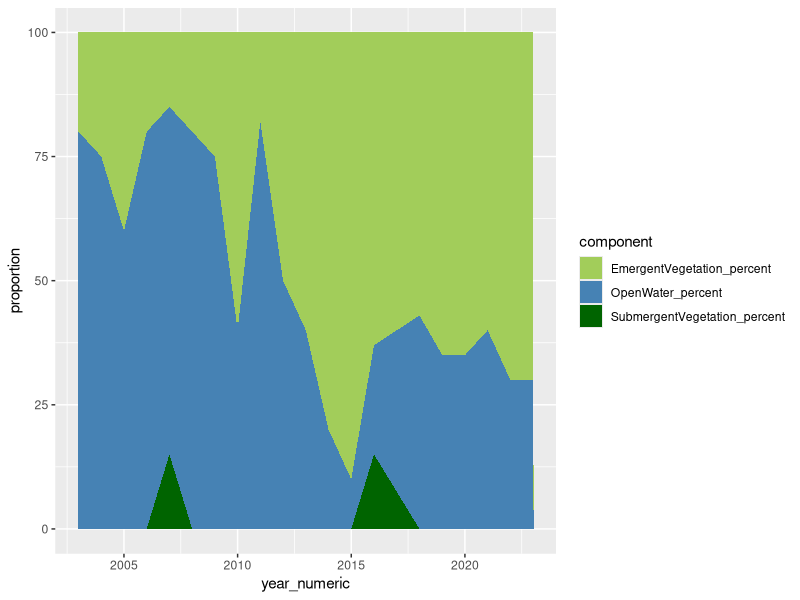
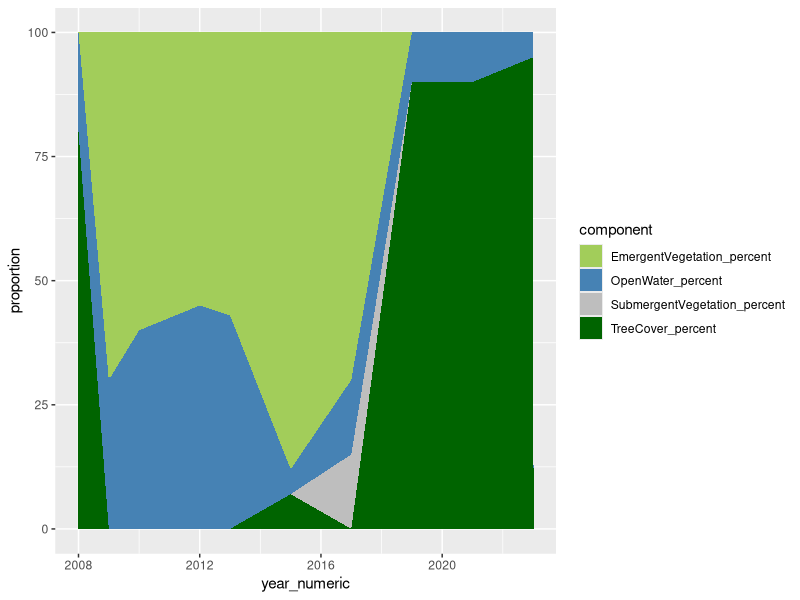
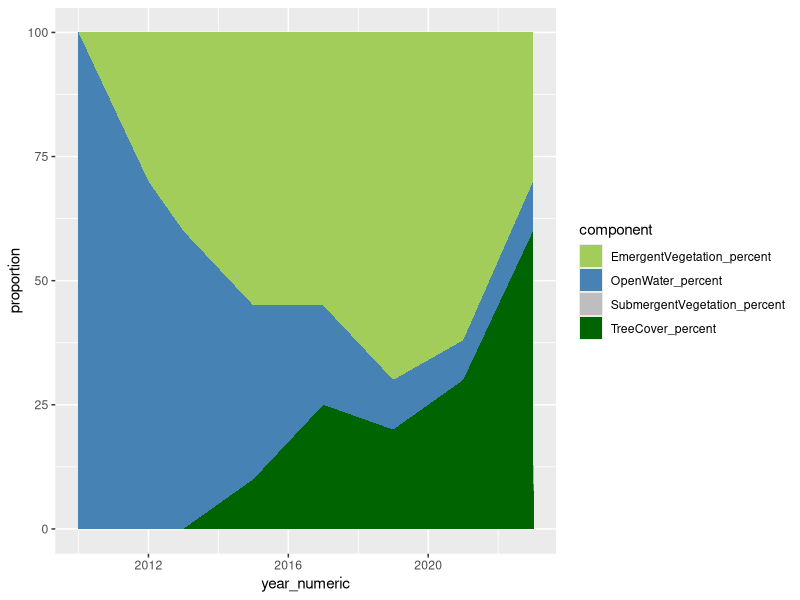
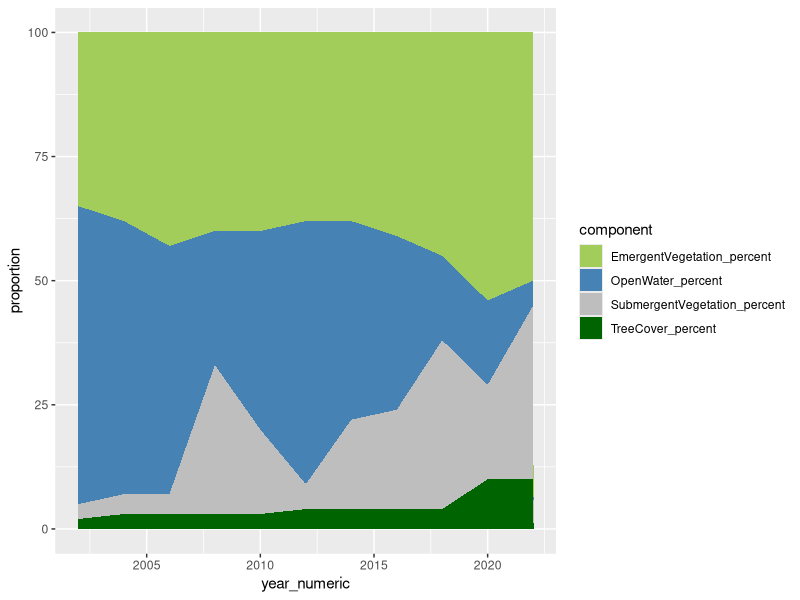
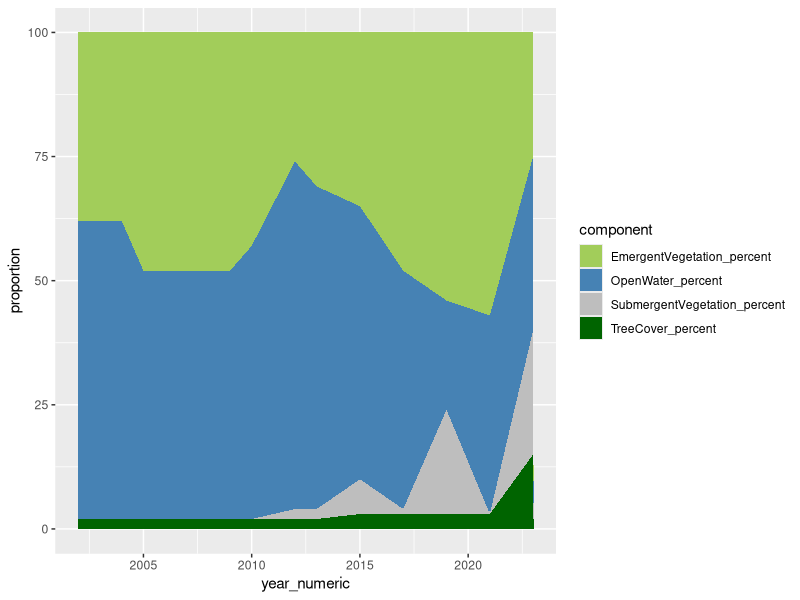
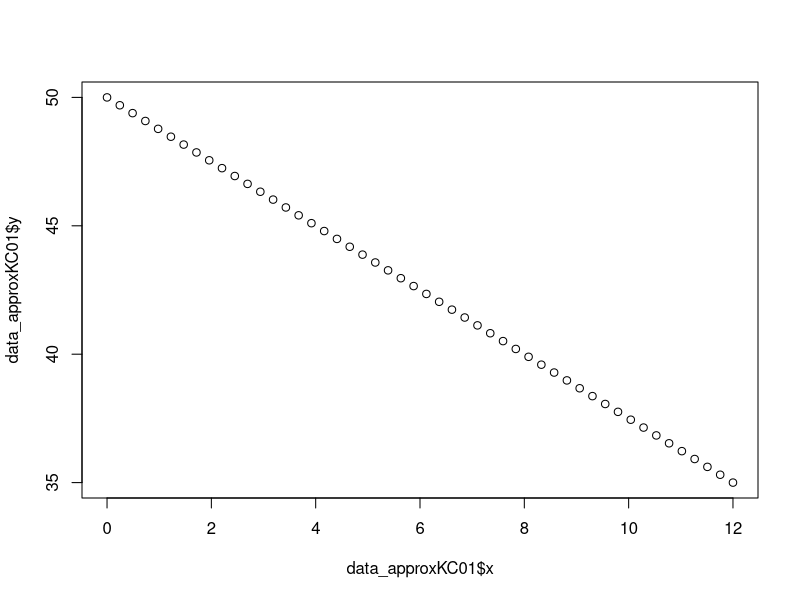
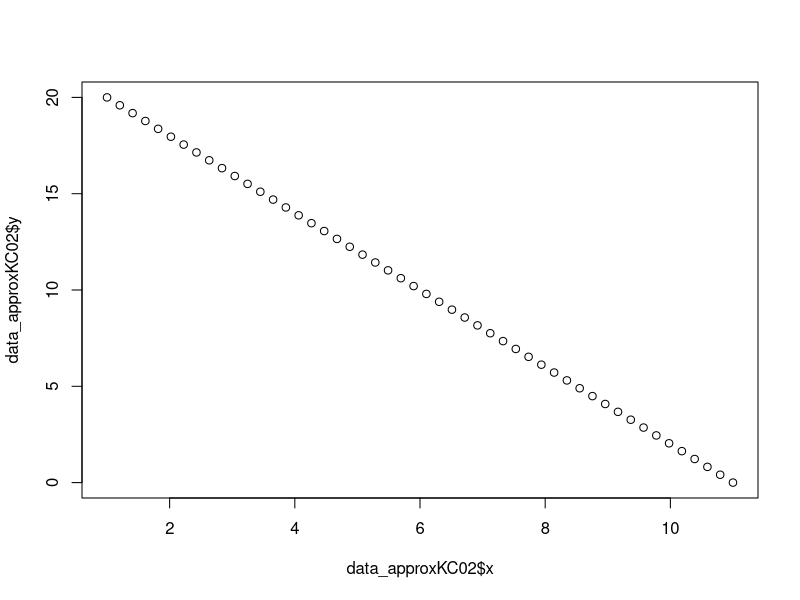
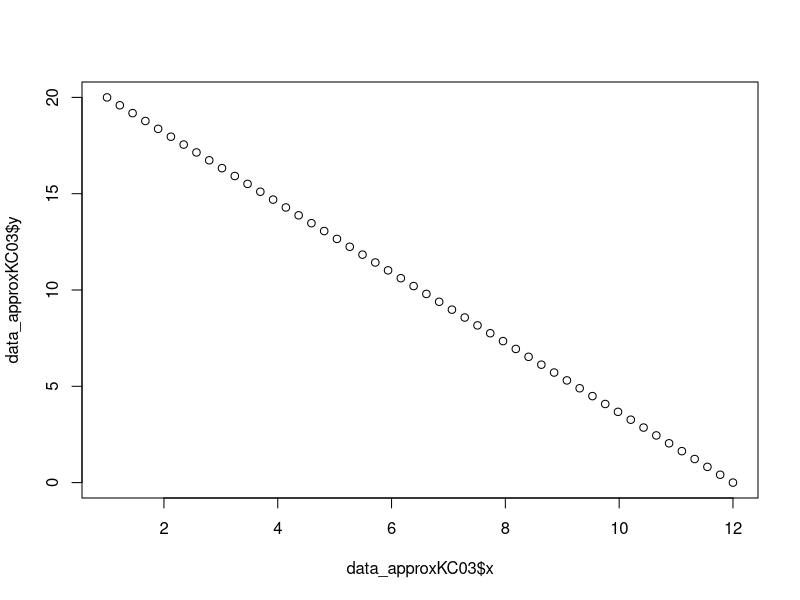

The R script that drew these images, in order:
library(tidyverse)
library(dplyr)
library(here)
library(lubridate)
library(readxl)
library(here)

setwd(here::here("code"))

# read in cover data file, data filtering (not done yet, need to set data types)
cover_data <- read_xlsx(here::here("data", "canopy_cover.xlsx"), sheet = "Data") %>% 
  mutate(GoogleEarthPhotoDate = as.Date(GoogleEarthPhotoDate))

# making columns for whether it's the first or last date (for later filtering)
cover_data <- cover_data %>%
  group_by(LocationID) %>% 
  mutate(first_date = if_else(GoogleEarthPhotoDate == min(GoogleEarthPhotoDate), TRUE, FALSE),
         last_date = if_else(GoogleEarthPhotoDate == max(GoogleEarthPhotoDate), TRUE, FALSE)) %>% 
  ungroup()

# create a filtered cover data table with only first and last dates (to try to see a linear model for all sites)
cover_data_first_and_last <- cover_data %>% 
  filter(first_date | last_date)

# visualization purpose: open water and veg. proportion of the 5 site with continuous data over time.: LS01, RC07, RC10, RL02,TV02
## LS01 
cover_data_LS01 <- cover_data |>
  filter(LocationID == "LS01")
cover_data_LS01$GoogleEarthPhotoDate <- as.Date(cover_data_LS01$GoogleEarthPhotoDate)
cover_data_LS01$year_numeric <- as.numeric(format(cover_data_LS01$GoogleEarthPhotoDate, "%Y"))
cover_data_LS01 <- cover_data_LS01 |>
  select(year_numeric,OpenWater_percent,SubmergentVegetation_percent,EmergentVegetation_percent)
cover_data_LS01_long <- gather(cover_data_LS01, key = "component", value = "proportion", -year_numeric)
ggplot(cover_data_LS01_long,aes(x=year_numeric,y=proportion,fill=component)) + geom_area() + 
  scale_fill_manual(values = c("darkolivegreen3", "steelblue", "darkgreen"))

## RC07
cover_data_RC07 <- cover_data |>
  filter(LocationID == "RC07")
cover_data_RC07$GoogleEarthPhotoDate <- as.Date(cover_data_RC07$GoogleEarthPhotoDate)
cover_data_RC07$year_numeric <- as.numeric(format(cover_data_RC07$GoogleEarthPhotoDate, "%Y"))
cover_data_RC07 <- cover_data_RC07 |>
  select(year_numeric,OpenWater_percent,SubmergentVegetation_percent,EmergentVegetation_percent,TreeCover_percent)
cover_data_RC07_long <- gather(cover_data_RC07, key = "component", value = "proportion", -year_numeric)
ggplot(cover_data_RC07_long,aes(x=year_numeric,y=proportion,fill=component)) + geom_area() + 
  scale_fill_manual(values = c("darkolivegreen3", "steelblue", "grey","darkgreen"))

## RC10
cover_data_RC10 <- cover_data |>
  filter(LocationID == "RC10")
cover_data_RC10$GoogleEarthPhotoDate <- as.Date(cover_data_RC10$GoogleEarthPhotoDate)
cover_data_RC10$year_numeric <- as.numeric(format(cover_data_RC10$GoogleEarthPhotoDate, "%Y"))
cover_data_RC10 <- cover_data_RC10 |>
  select(year_numeric,OpenWater_percent,SubmergentVegetation_percent,EmergentVegetation_percent,TreeCover_percent)
cover_data_RC10_long <- gather(cover_data_RC10, key = "component", value = "proportion", -year_numeric)
ggplot(cover_data_RC10_long,aes(x=year_numeric,y=proportion,fill=component)) + geom_area() + 
  scale_fill_manual(values = c("darkolivegreen3", "steelblue", "grey","darkgreen"))


## RL02
cover_data_RL02 <- cover_data |>
  filter(LocationID == "RL02")
cover_data_RL02$GoogleEarthPhotoDate <- as.Date(cover_data_RL02$GoogleEarthPhotoDate)
cover_data_RL02$year_numeric <- as.numeric(format(cover_data_RL02$GoogleEarthPhotoDate, "%Y"))
cover_data_RL02 <- cover_data_RL02 |>
  select(year_numeric,OpenWater_percent,SubmergentVegetation_percent,EmergentVegetation_percent,TreeCover_percent)
cover_data_RL02_long <- gather(cover_data_RL02, key = "component", value = "proportion", -year_numeric)
ggplot(cover_data_RL02_long,aes(x=year_numeric,y=proportion,fill=component)) + geom_area() + 
  scale_fill_manual(values = c("darkolivegreen3", "steelblue", "grey","darkgreen"))

## TV02
cover_data_TV02 <- cover_data |>
  filter(LocationID == "TV02")
cover_data_TV02$GoogleEarthPhotoDate <- as.Date(cover_data_TV02$GoogleEarthPhotoDate)
cover_data_TV02$year_numeric <- as.numeric(format(cover_data_TV02$GoogleEarthPhotoDate, "%Y"))
cover_data_TV02 <- cover_data_TV02 |>
  select(year_numeric,OpenWater_percent,SubmergentVegetation_percent,EmergentVegetation_percent,TreeCover_percent)
cover_data_TV02_long <- gather(cover_data_TV02, key = "component", value = "proportion", -year_numeric)
ggplot(cover_data_TV02_long,aes(x=year_numeric,y=proportion,fill=component)) + geom_area() + 
  scale_fill_manual(values = c("darkolivegreen3", "steelblue", "grey","darkgreen"))


cover_data$GoogleEarthPhotoDate <- as.Date(cover_data$GoogleEarthPhotoDate)
cover_data$year_numeric <- as.numeric(format(cover_data$GoogleEarthPhotoDate, "%Y"))

# #  linear models for 5 sites
# summary(lm(OpenWater_percent~year_numeric, data = cover_data_LS01))
# plot(lm(OpenWater_percent~year_numeric, data = cover_data_LS01))
# 
# summary(lm(OpenWater_percent~year_numeric, data = cover_data_RC07))
# plot(lm(OpenWater_percent~year_numeric, data = cover_data_RC07))
# 
# summary(lm(OpenWater_percent~year_numeric, data = cover_data_RC10))
# plot(lm(OpenWater_percent~year_numeric, data = cover_data_RC10))  
# 
# summary(lm(OpenWater_percent~year_numeric, data = cover_data_RL02))
# plot(lm(OpenWater_percent~year_numeric, data = cover_data_RL02))

### ~~~ *** LINEAR INTERPOLATION (all sites) *** ~~~ ###
# 1.INITIAL MANUAL CODE (see below for automated process)
KC01x <- c(0, 12)     
KC01y <- c(50, 35)   

## Apply approx function 
data_approxKC01 <- approx(KC01x, KC01y)        
  
## Draw output of approx function 
plot(data_approxKC01$x,                  
     data_approxKC01$y) 

KC02x <- c(1, 11) 
KC02y <- c(20, 0)   

data_approxKC02 <- approx(KC02x, KC02y)
plot(data_approxKC02$x,                  
     data_approxKC02$y) 


KC03x <- c(1, 12) 
KC03y <- c(20, 0)   

data_approxKC03 <- approx(KC03x, KC03y)
plot(data_approxKC03$x,                  
     data_approxKC03$y) 


LS05x <- c(1, 19) 
LS05y <- c(66.67, 0)   

data_approxLS05 <- approx(LS05x, LS05y)
plot(data_approxLS05$x,                  
     data_approxLS05$y) 

RC10x <- c(2010,2023)
RC10y <- c(100,8)
data_approxRC10 <- approx(RC10x,RC10y, n=14)
plot(data_approxRC10$x, data_approxRC10$y)

Df_new <-data.frame(data_approxRC10)
Df_new
## create function for correct number of year length


# 2. AUTOMATING APPROXIMATION & ADDING TO DATA TABLE
# figuring out year range
start_year <- cover_data %>% 
  filter(first_date == T) %>% 
  select(LocationID, year_numeric) %>% 
  rename(first_year_numeric = year_numeric)

last_year <- cover_data %>% 
  filter(last_date == T) %>% 
  select(LocationID, year_numeric) %>% 
  rename(last_year_numeric = year_numeric)

## creating column "range" = difference between first and last years
range_table <- merge(start_year, last_year) %>% 
  mutate(year_range = last_year_numeric - first_year_numeric)

# start and end year cover values
start_cover <- cover_data %>% 
  filter(first_date == T) %>% 
  select(LocationID, OpenWater_percent, year_numeric)

## checking to see if years align
start_year_check <- merge(start_cover, start_year) %>% 
  mutate(same_start_year = year_numeric == first_year_numeric) # all TRUE!

# start and last year cover values
## start
start_cover <- cover_data %>% 
  filter(first_date == T) %>% 
  select(LocationID, OpenWater_percent, year_numeric) %>% 
  rename(start_open_water = OpenWater_percent)

### checking to see if start years align
check_start <- merge(start_cover, start_year) %>% 
  mutate(same_start_year = year_numeric == first_year_numeric) # all TRUE!

## last
last_cover <- cover_data %>% 
  filter(last_date == T) %>% 
  select(LocationID, OpenWater_percent, year_numeric) %>% 
  rename(last_open_water = OpenWater_percent)

### checking to see if last years align
check_last <- merge(last_cover, last_year) %>% 
  mutate(same_last_year = year_numeric == last_year_numeric) # all TRUE!

## merging start & final cover
#TODO: combine start_cover, last_cover, and range_table$year_range
approx_table <- start_cover %>% 
  full_join(last_cover) ## not doing what i want it to! 
 ## goal: table with site, year, percent open water


### ~ WORKING METHOD FOR INTERPOLATIONS ~ ##
## BB try using expand.grid
# create all combinations of year and locationID
d1 <- expand.grid(
  year_numeric = c((min(cover_data$year_numeric)):(max(cover_data$year_numeric))),
  LocationID = c(unique(cover_data$LocationID))
  )

## OPEN WATER
#select columns wanted from cover_data
d2OW <- cover_data %>%
  select(LocationID, year_numeric, OpenWater_percent)

#join using unique combinations of locationID and year
d3OW <- as_tibble(left_join(d1, d2OW, by = c('LocationID'='LocationID', 'year_numeric'='year_numeric')))

library(zoo) #for na.approx function
d4OW <- d3OW %>%
  group_by(LocationID) %>%
  mutate(OpenWater_percent = na.approx(OpenWater_percent, na.rm=FALSE)) %>%  #interpolate NA by LocationID
  group_by(LocationID) %>%
  fill(OpenWater_percent, .direction = "downup") %>%                         #fill in leading and trailing NAs
  ungroup() %>%
  filter(year_numeric > 2009) %>%                                                 #remove pre 2010 data
  rename(interpolated_openwater=OpenWater_percent)

#check data
ggplot(d4OW, aes(year_numeric, interpolated_openwater)) +
  geom_point() +
  geom_line() +
  facet_wrap(.~LocationID)


## EMERGENT VEGETATION
#select columns wanted from cover_data
d2EV <- cover_data %>% 
  select(LocationID, year_numeric, EmergentVegetation_percent)

#join using unique combinations of locationID and year
d3EV <- as_tibble(left_join(d1, d2EV, by=c('LocationID'='LocationID', 'year_numeric'='year_numeric')))

# following BB process from above: interpolating & filling in NAs
d4EV <- d3EV %>% 
  group_by(LocationID) %>% 
  mutate(EmergentVegetation_percent = na.approx(EmergentVegetation_percent, na.rm=FALSE)) %>% 
  group_by(LocationID) %>% 
  fill(EmergentVegetation_percent, .direction="downup") %>% 
  ungroup() %>% 
  filter(year_numeric > 2009) %>% 
  rename(interpolated_emerg = EmergentVegetation_percent)

# check data
ggplot(d4EV, aes(year_numeric, interpolated_emerg)) +
  geom_point() +
  geom_line() +
  facet_wrap(.~LocationID)


# SUBMERGENT VEGETATION
# select columns from cover_data
d2SV <- cover_data %>% 
  select(LocationID, year_numeric, SubmergentVegetation_percent)

# join using unique combinations of LocationID and year
d3SV <- as_tibble(left_join(d1, d2SV, by=c('LocationID'='LocationID', 'year_numeric'='year_numeric')))

## BB process from above: interpolating & filling in NAs
d4SV <- d3SV %>% 
  group_by(LocationID) %>% 
  mutate(SubmergentVegetation_percent = na.approx(SubmergentVegetation_percent, na.rm = FALSE)) %>% 
  group_by(LocationID) %>% 
  fill(SubmergentVegetation_percent, .direction = 'downup') %>% 
  ungroup() %>% 
  filter(year_numeric >2009) %>% 
  rename(interpolated_sub = SubmergentVegetation_percent)

# check data
ggplot(d4SV, aes(year_numeric, interpolated_sub)) +
  geom_point() +
  geom_line() +
  facet_wrap(.~LocationID)


# CANOPY (TREE) COVER
## canopy cover boolean
canopy_boolean <- cover_data %>% 
  mutate(canopy = if_else(TreeCover_percent > 0, TRUE, FALSE)) %>% 
  group_by(LocationID, canopy) %>% 
  summarize() %>% 
  arrange(LocationID, desc(canopy)) %>% 
  distinct(LocationID, .keep_all = TRUE)

## canopy cover linear interpolation
# select columns from cover_data
d2CC <- cover_data %>% 
  select(LocationID, year_numeric, TreeCover_percent)

# join using unique combinations of LocationID and year
d3CC <- as_tibble(left_join(d1, d2CC, by=c('LocationID'='LocationID', 'year_numeric'='year_numeric')))

## BB process from above: interpolating & filling in NAs
d4CC <- d3CC %>% 
  group_by(LocationID) %>% 
  mutate(TreeCover_percent = na.approx(TreeCover_percent, na.rm = FALSE)) %>% 
  group_by(LocationID) %>% 
  fill(TreeCover_percent, .direction='downup') %>% 
  ungroup() %>% 
  filter(year_numeric > 2009) %>% 
  rename(interpolated_canopy = TreeCover_percent)

# check data
ggplot(d4CC, aes(year_numeric, interpolated_canopy)) +
  geom_point() +
  geom_line() +
  facet_wrap(.~LocationID)



## COMBINING ALL  COVER DATA
cover_estimates <- d4EV %>% 
  merge(d4OW) %>% # open water
  merge(d4SV) %>%  # submergent veg
  merge(d4CC) # canopy cover (data)

# converting into csv
write_csv(cover_estimates, here::here("data", "cover_estimates.csv"))

# combined plot
cover_colors <- c('interpolated_openwater'='navy', 'interpolated_emerg'="#00a2ad", 'interpolated_submerg'= '#65a300', 'interpolated_canopy'='#b86500')

cover_estimate_plot <- ggplot(cover_estimates, aes(x=year_numeric)) +
  geom_line(aes(y=interpolated_openwater), color="navy")+
  geom_line(aes(y=interpolated_emerg), color="#00a2ad") +
  geom_line(aes(y=interpolated_sub), color='#65a300')+
  geom_line(aes(y=interpolated_canopy), color='#b86500')+
  facet_wrap(.~LocationID)+
  labs(y="Percent Cover",
     x= "Year",
     color = "Legend") 
  # + scale_color_manual(labels = c("Open Water", "Emergent", "Submergent", 'Canopy'), 
  #                    values = c("navy", "#00a2ad", "#65a300", "#b86500"))

#TODO: add legend to this plot

cover_estimate_plot
